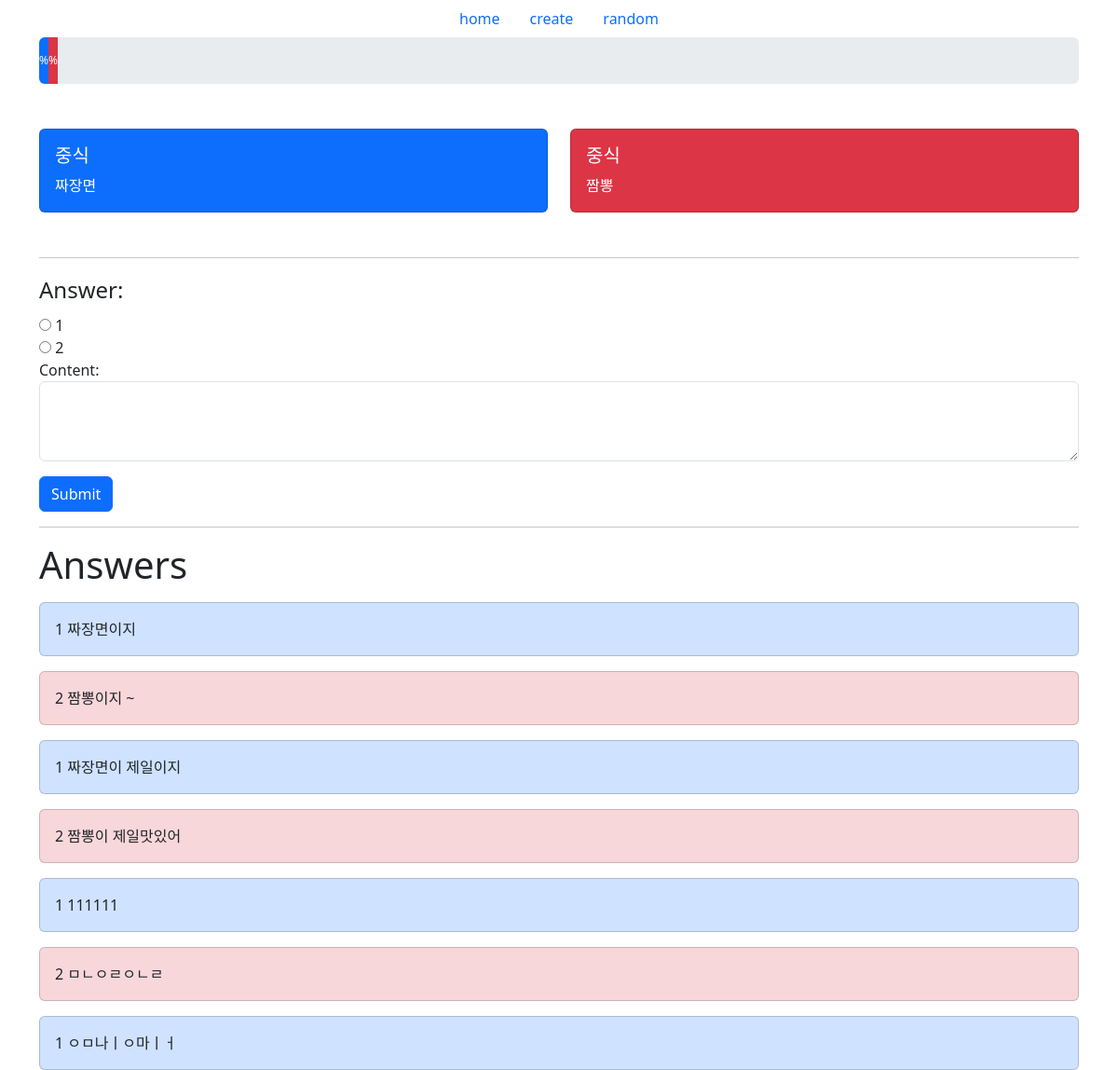
The page /questions/1/ on the database its author committed.
### questions/models.py (models this page shows)
class Question(models.Model):
    title = models.CharField(max_length = 100)
    content1 = models.CharField(max_length = 100)
    content2 = models.CharField(max_length = 100)

class Comment(models.Model):
    answer = models.CharField(max_length = 10)
    content = models.TextField()
    question = models.ForeignKey(Question, on_delete=models.CASCADE)

### questions/views.py (the view)
# urls.py: path('<int:id>/', views.detail, name='detail'),
def detail(request, id):
    question=Question.objects.get(id=id)
    form = CommentForm()
    comments = question.comment_set.all()
    context = {
        'question':question,
        'form':form,
        'comments':comments,
    }
    return render(request, 'detail.html', context)

### questions/forms.py
class CommentForm(ModelForm):
    answer = forms.ChoiceField(
        widget = forms.RadioSelect,
        choices = {"1":"1", "2":"2"},
    )
    class Meta():
        model = Comment
        exclude = ('question', )
        widgets = {
            'content':forms.Textarea(attrs={
                'class': 'form-control', 'rows':'3'
                })
        }

### questions/templates/detail.html (shortened to what this page needs)
{% extends 'base.html' %}
{% block body %}
    <div class="progress-stacked" style="height:50px;">
        <div class="progress-bar bg-primary" role="progressbar" style="width: {{ primary_percent }}%;"
            aria-valuenow="{{ primary_percent }}" aria-valuemin="0" aria-valuemax="100">
            {{ primary_percent }}%
        </div>
        <div class="progress-bar bg-danger" role="progressbar" style="width: {{ danger_percent }}%;"
            aria-valuenow="{{ danger_percent }}" aria-valuemin="0" aria-valuemax="100">
            {{ danger_percent }}%
        </div>
    </div>
    <div class="row my-5">
        <div class="col-sm-6 mb-3 mb-sm-0">
            <div class="card text-bg-primary">
                <div class="card-body">
                    <h5 class="card-title">{{question.title}}</h5>
                    <p class="card-text">{{question.content1}}</p>
                </div>
            </div>
        </div>
        <div class="col-sm-6">
            <div class="card text-bg-danger">
                <div class="card-body">
                    <h5 class="card-title">{{question.title}}</h5>
                    <p class="card-text">{{question.content2}}</p>
                </div>
            </div>
        </div>
    </div>
    <hr>
    <form action="{% url 'questions:comment_create' question.id %}" method="POST">
        {{form}}
        <input type="submit" class="btn btn-primary mt-3">
    </form>
    <hr>
    <h1>Answers</h1>
    {% for comment in comments %}
        {% if comment.answer == '1' %}
        <div class="card bg-primary-subtle mt-3">
            <div class="card-body">
                {{comment.answer}}
                {{comment.content}}
            </div>
        </div>
        {% else %}
        <div class="card bg-danger-subtle mt-3">
            <div class="card-body">
                {{comment.answer}}
                {{comment.content}}
            </div>
        </div>
        {% endif %}
    {% endfor %}
{% endblock %}

### rows shown on the page
Question: title "중식", content1 "짜장면", content2 "짬뽕"
Comment: answer "1", content "짜장면이지"
Comment: answer "2", content "짬뽕이지 ~"
Comment: answer "1", content "짜장면이 제일이지"
Comment: answer "2", content "짬뽕이 제일맛있어"
Comment: answer "1", content "111111"
Comment: answer "2", content "ㅁㄴㅇㄹㅇㄴㄹ"
Comment: answer "1", content "ㅇㅁ나ㅣㅇ마ㅣㅓ"
